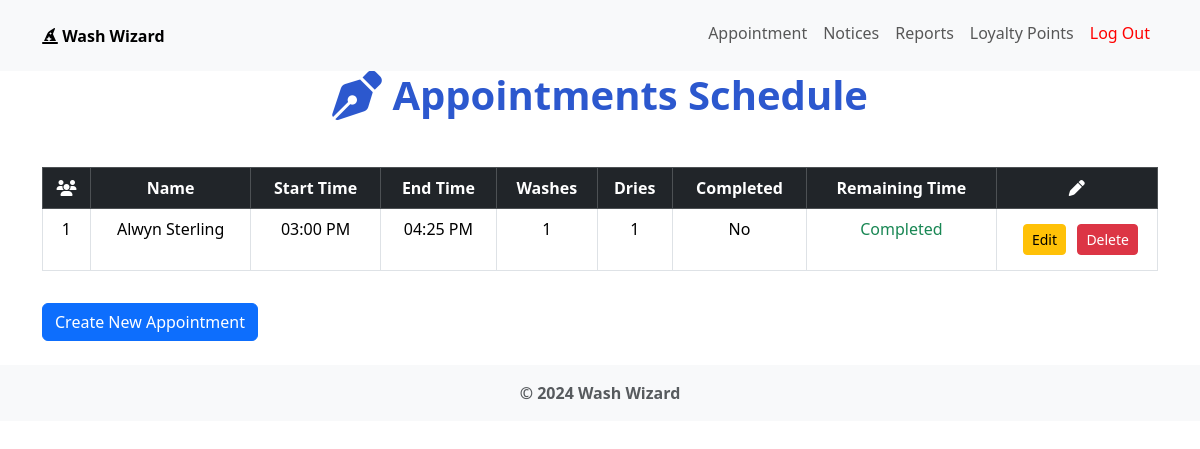
Page / (signed in) on the earlier database version.
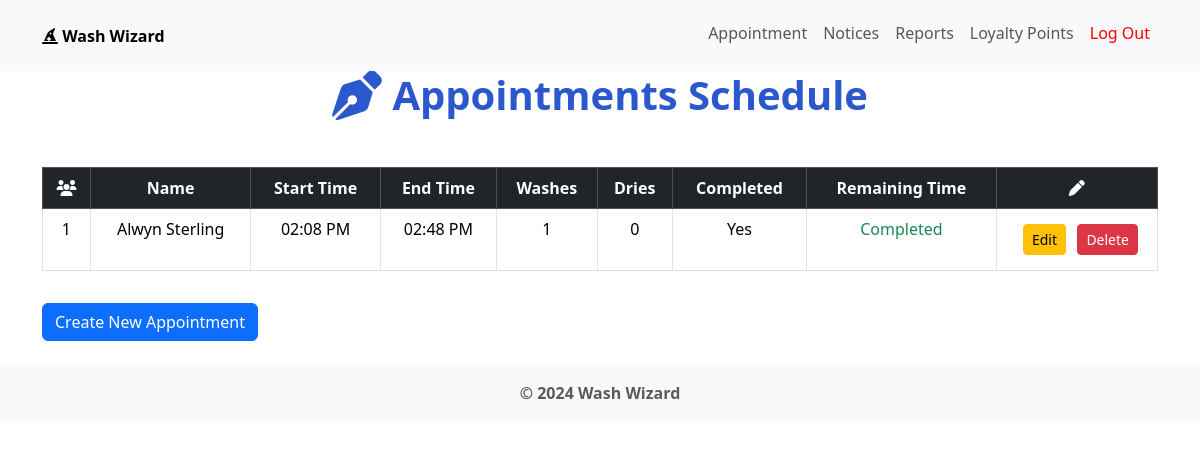
Same page on the later database version.
### app/models/appointment.py (models this page shows, shortened)
class Appointment(db.Model):
    id = db.Column(db.Integer, primary_key=True)
    account_id = db.Column(db.Integer, db.ForeignKey('account.id'), nullable=False)
    start_time = db.Column(db.DateTime, nullable=False)
    end_time = db.Column(db.DateTime, nullable=False)
    washes = db.Column(db.Integer, nullable=False)
    dries = db.Column(db.Integer, nullable=False)
    completed = db.Column(db.Boolean, default=False)
    account = db.relationship("Account", backref=db.backref("appointments", lazy=True))

### app/models/account.py (models this page shows, shortened)
class Account(db.Model):
    id = db.Column(db.Integer, primary_key=True)
    username = db.Column(db.String(80), nullable=False)
    password = db.Column(db.String(120), nullable=False)
    name = db.Column(db.String(80), nullable=False)
    hall = db.Column(db.String(80), nullable=False)
    email = db.Column(db.String(120), unique=True, nullable=False)
    points = db.Column(db.Integer, default=0, nullable=False)
    rewards = db.Column(db.JSON, default=list)
    status = db.Column(db.String(80), default='No Discounts Yet')
    is_admin = db.Column(db.Boolean, default=False)
    created_at = db.Column(db.DateTime, default=db.func.now())
    updated_at = db.Column(db.DateTime, default=db.func.now(), onupdate=db.func.now())

### app/controllers/homepage_controller.py (the view)
@homepage_bp.route("/")
@login_required
def index():
    return render_template("schedule.html", appointments=list_appointments())

### app/controllers/appointment_controller.py (called while the page is built)
def list_appointments():
    appointments = Appointment.query.all()
    return sorted(appointments, key = lambda appointment: appointment.start_time)

### app/controllers/authentication_controller.py (called while the page is built)
@auth_bp.before_app_request
def load_logged_in_user():
    account_id = session.get('user_id')
    if account_id is None:
        g.user = None
    else:
        g.user = Account.query.get(account_id)

def login_required(view):
    @functools.wraps(view)
    def wrapped_view(**kwargs):
        if g.user is None:
            flash("Must be logged in.")
            return redirect(url_for('auth.login'))
        return view(**kwargs)
    return wrapped_view

### app/templates/schedule.html (shortened to what this page needs)
{% extends 'layout.html' %}
{% block header %}
    <h1 class="text-center"><i class="fa-solid fa-pen-nib fa-lg" style="color: #2c58ce;"></i> Appointments Schedule</h1>
{% endblock %}
{% block content %}
    <table class="table table-bordered mt-4">
        <thead class="table-dark">
            <tr id="appointment-row">
                <th><i class="fa-solid fa-users" style="color: #ffffff;"></i></th>
                <th>Name</th>
                <th>Start Time</th>
                <th>End Time</th>
                <th>Washes</th>
                <th>Dries</th>
                <th>Completed</th>
                <th>Remaining Time</th>
                <th><i class="fa-solid fa-pen" style="color: #ffffff;"></i></th>
            </tr>
        </thead>
        <tbody>
            {% for appointment in appointments %}
            <tr id="appointment-row-else">
                <td>{{ loop.index }}</td>
                <td>{{ appointment.account.name }}</td>
                <td>{{ appointment.start_time.strftime('%I:%M %p') }}</td>
                <td>{{ appointment.end_time.strftime('%I:%M %p') }}</td>
                <td>{{ appointment.washes }}</td>
                <td>{{ appointment.dries }}</td>
                <td>{{ 'Yes' if appointment.completed else 'No' }}</td>
                <td>
                    <span
                        class="remaining-time"
                        data-end-time="{{ appointment.end_time.strftime('%Y-%m-%dT%H:%M:%S') }}"
                        data-start-time="{{ appointment.start_time.strftime('%Y-%m-%dT%H:%M:%S') }}">
                    </span>
                </td>
                <td>
                    {% if session.get('user_id') == appointment.account_id %}
                    <a href="{{ url_for('appointment.edit_appointment', id=appointment.id) }}" class="btn btn-warning btn-sm" style="display:inline-block; margin: 5%;">Edit</a>
                    <form onsubmit="return confirm('Your appointment will be deleted!');" action="{{ url_for('appointment.delete_appointment', id=appointment.id) }}" method="POST" style="display:inline-block;">
                        <button type="submit" class="btn btn-danger btn-sm">Delete</button>
                    </form>
                    {% endif %}
                </td>
            </tr>
            {% endfor %}
        </tbody>
    </table>
    <a href="{{ url_for('appointment.create_appointment') }}" class="btn btn-primary mt-3">Create New Appointment</a>
{% endblock %}

### app/templates/layout.html (shortened to what this page needs)
<!DOCTYPE html>
<html lang="en">
<head>
    <link rel="stylesheet" href="https://cdnjs.cloudflare.com/ajax/libs/font-awesome/6.2.0/css/all.min.css">
    <link rel="stylesheet" href="{{ url_for('static', filename='css/style.css') }}">
    <link href="https://cdn.jsdelivr.net/npm/bootstrap@5.3.3/dist/css/bootstrap.min.css" rel="stylesheet">
</head>
<body>
    <nav class="navbar navbar-expand-lg navbar-light bg-light">
        <div class="container">
            <a id="navbar-brand" href="{{ url_for('homepage.index') }}"><i class="fa-solid fa-hat-wizard" style="color: black;"></i></i> Wash Wizard</a>
            <div class="collapse navbar-collapse" id="navbarNav">
                <ul class="navbar-nav ms-auto">
                    {% if g.user %}
                        <li class="nav-item">
                            <a class="nav-link" href="{{url_for('index')}}">Appointment</a>
                        </li>
                        <li class="nav-item">
                            <a class="nav-link" href="{{url_for('notice.list_notices')}}"> Notices</a>
                        </li>
                        <li class="nav-item">
                            <a class="nav-link" href="{{url_for('report.list_reports')}}">{{'My ' if not g.user.is_admin else ''}}Reports</a>
                        </li>
                        <li class="nav-item">
                            <a class="nav-link" href="{{url_for('account.loyalty')}}"> Loyalty Points</a>
                        </li>
                        <li class="nav-item">
                            <a class="nav-link" id='logout-nav' href="{{ url_for('auth.logout') }}" onclick="return confirm('You will be logged out!');">Log Out</a>
                        </li>
                    {% endif %}
                </ul>
            </div>
        </div>
    </nav>
    <div class="content">
        <header>
            {% block header %}{% endblock %}
        </header>
        <div class="container mt-5">
            {% block content %}{% endblock %}
        </div>
    </div>
    <footer class="bg-light text-center py-3 mt-4">
        <div class="container">
            <span class="text-muted">© 2024 Wash Wizard</span>
        </div>
    </footer>
</body>
</html>

### app/static/css/style.css (style rules this page uses)
#logout-nav { color: red; }
.text-center { color: #2c58ce; font-weight: bolder; }
#appointment-row { text-align: center; }
#appointment-row-else { text-align: center; }
#navbar-brand { text-decoration: none; color: black; font-weight: bolder; }
ul li { margin-bottom: 10px; margin-top: 5px; }

Differences in the rows shown:
changed Appointment "Alwyn Sterling": start_time "03:00 PM" → "02:08 PM"; end_time "04:25 PM" → "02:48 PM"; dries "1" → "0"; completed "No" → "Yes"
